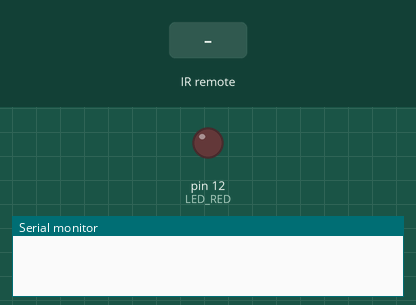
Recording of a sketch running on a simulated Arduino Uno, built with avr-gcc and run on an emulated ATmega328P. Shown: output pins drawn as LEDs (lit = HIGH), the last lines printed to the serial monitor. The inputs (shaded band) are chosen by the test bench.

Above: at 1.2 s.
1.3 s: infrared code 0xFF6897 received
At 1.6 s:
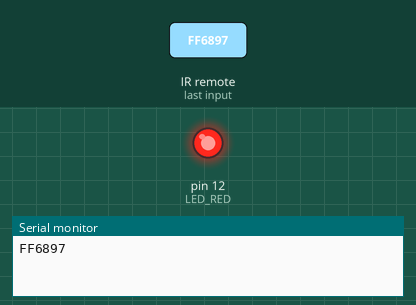
2.8 s: infrared code 0xFF30CF received
At 3.9 s:
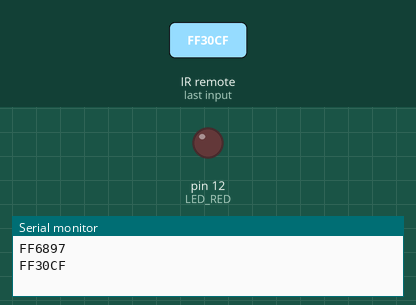
Timing chart, 0 to 5.8 s (numbered marks = the images above; inputs shaded):
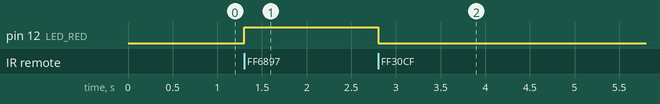

The sketch:

_18_IR_remote.ino
```cpp
#include <IRremote.h>
int RECV_PIN = A0; // 변수 RECV_PIN을 아날로그 핀 0번으로 선언
int LED_RED = 12; // 변수 LED_RED를 12로 선언
IRrecv irrecv(RECV_PIN);
decode_results results;

void setup() {
  Serial.begin(9600); // 시리얼 통신 속도 9600으로 초기화
  irrecv.enableIRIn(); // Start the receiver
  pinMode(LED_RED, OUTPUT); // 디지털 핀 12번을 출력으로 선언
}

void loop() {
  if (irrecv.decode(&results)) {
    Serial.println(results.value, HEX); // 시리얼 모니터에 리모콘 버튼의 고유값 출력
    switch (results.value) { // 리모콘 버튼의 고유값에 따라
      case 0xFF6897: digitalWrite(LED_RED, HIGH); // 리모콘의 0버튼이 눌리면, LED_RED ON
        break;
      case 0xFF30CF: digitalWrite(LED_RED, LOW); // 리모콘의 1버튼이 눌리면, LED OFF
        break;
    }
    irrecv.resume(); // 다음 값을 받는다.
  }
}
```

Measured:
- after the input at 1.3 s, pin 12 (LED_RED): LOW → HIGH at once
- after the input at 2.8 s, pin 12 (LED_RED): HIGH → LOW at once
